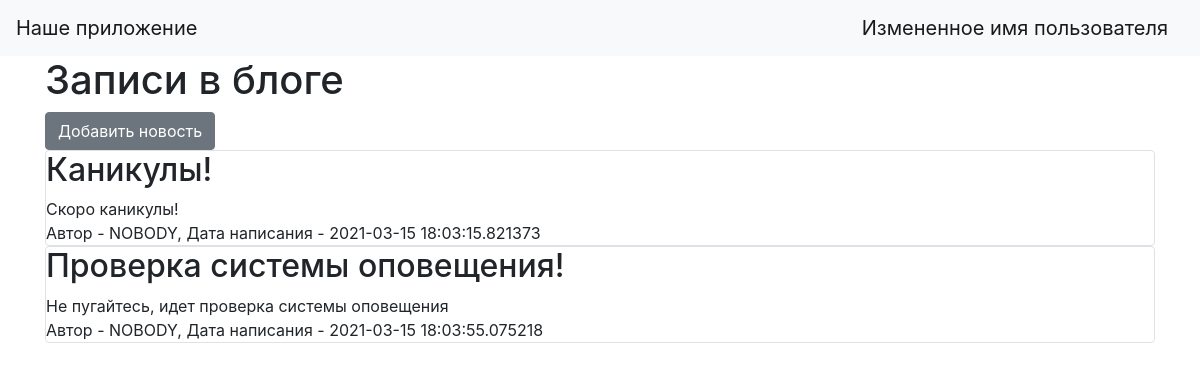
The page / (signed in) on the database its author committed.
### data/users.py (models this page shows, shortened)
class User(SqlAlchemyBase, UserMixin, SerializerMixin):
    __tablename__ = 'users'
    id = sqlalchemy.Column(sqlalchemy.Integer,
                           primary_key=True, autoincrement=True)
    name = sqlalchemy.Column(sqlalchemy.String, nullable=True)
    about = sqlalchemy.Column(sqlalchemy.String, nullable=True)
    email = sqlalchemy.Column(sqlalchemy.String,
                              index=True, unique=True, nullable=True)
    hashed_password = sqlalchemy.Column(sqlalchemy.String, nullable=True)
    created_date = sqlalchemy.Column(sqlalchemy.DateTime,
                                     default=datetime.datetime.now)
    news = orm.relation("News", back_populates='user')

### data/news.py (models this page shows, shortened)
class News(SqlAlchemyBase, SerializerMixin):
    __tablename__ = 'news'
    id = sqlalchemy.Column(sqlalchemy.Integer,
                           primary_key=True, autoincrement=True)
    title = sqlalchemy.Column(sqlalchemy.String, nullable=True)
    content = sqlalchemy.Column(sqlalchemy.String, nullable=True)
    created_date = sqlalchemy.Column(sqlalchemy.DateTime,
                                     default=datetime.datetime.now)
    is_private = sqlalchemy.Column(sqlalchemy.Boolean, default=True)
    user_id = sqlalchemy.Column(sqlalchemy.Integer,
                                sqlalchemy.ForeignKey("users.id"))
    user = orm.relation('User')
    categories = orm.relation("Category",
                              secondary="association",
                              backref="news")

### main.py (the view)
@app.route("/")
def index():
    db_sess = db_session.create_session()
    if current_user.is_authenticated:
        news = db_sess.query(News).filter(
            (News.user == current_user) | (News.is_private != True))
    else:
        news = db_sess.query(News).filter(News.is_private != True)
    return render_template("index.html", news=news)

### data/db_session.py (called while the page is built)
def create_session() -> Session:
    global __factory
    return __factory()

### main.py (called while the page is built)
@login_manager.user_loader
def load_user(user_id):
    db_sess = db_session.create_session()
    return db_sess.query(User).get(user_id)

### templates/index.html (shortened to what this page needs)
{% extends "base.html" %}
{% block content %}
<h1>Записи в блоге</h1>
{% if current_user.is_authenticated %}
    <a href="news" class="btn btn-secondary">Добавить новость</a>
{% endif %}
{% for item in news%}
    <div class="col-md6 border rounded">
        <h2>{{item.title}}</h2>
        <div>
            {{item.content}}
        </div>
        <div>
            Автор - {{item.user.name}}, Дата написания - {{item.created_date}}
        </div>
    </div>
{% endfor %}
{% endblock %}

### templates/base.html (shortened to what this page needs)
<!doctype html>
<html lang="en">
<head>
    <link rel="stylesheet"
          href="https://stackpath.bootstrapcdn.com/bootstrap/4.4.1/css/bootstrap.min.css"
>
</head>
<body>
<header>
    <nav class="navbar navbar-light bg-light">
        <a class="navbar-brand" href="#">Наше приложение</a>
        {% if current_user.is_authenticated %}
             <a class="navbar-brand" href="/logout">{{ current_user.name }}</a>
        {% else %}
            <p>
                <a class="btn btn-primary " href="/register">Зарегистрироваться</a>
                <a class="btn btn-success" href="/login">Войти</a>
            </p>
        {% endif %}
    </nav>
</header>
<main role="main" class="container">
    {% block content %}{% endblock %}
</main>
</body>
</html>

### rows shown on the page
User: name "Измененное имя пользователя"
News: title "Каникулы!", content "Скоро каникулы!", user.name "NOBODY", created_date "2021-03-15 18:03:15.821373"
News: title "Проверка системы оповещения!", content "Не пугайтесь, идет проверка системы оповещения", user.name "NOBODY", created_date "2021-03-15 18:03:55.075218"
